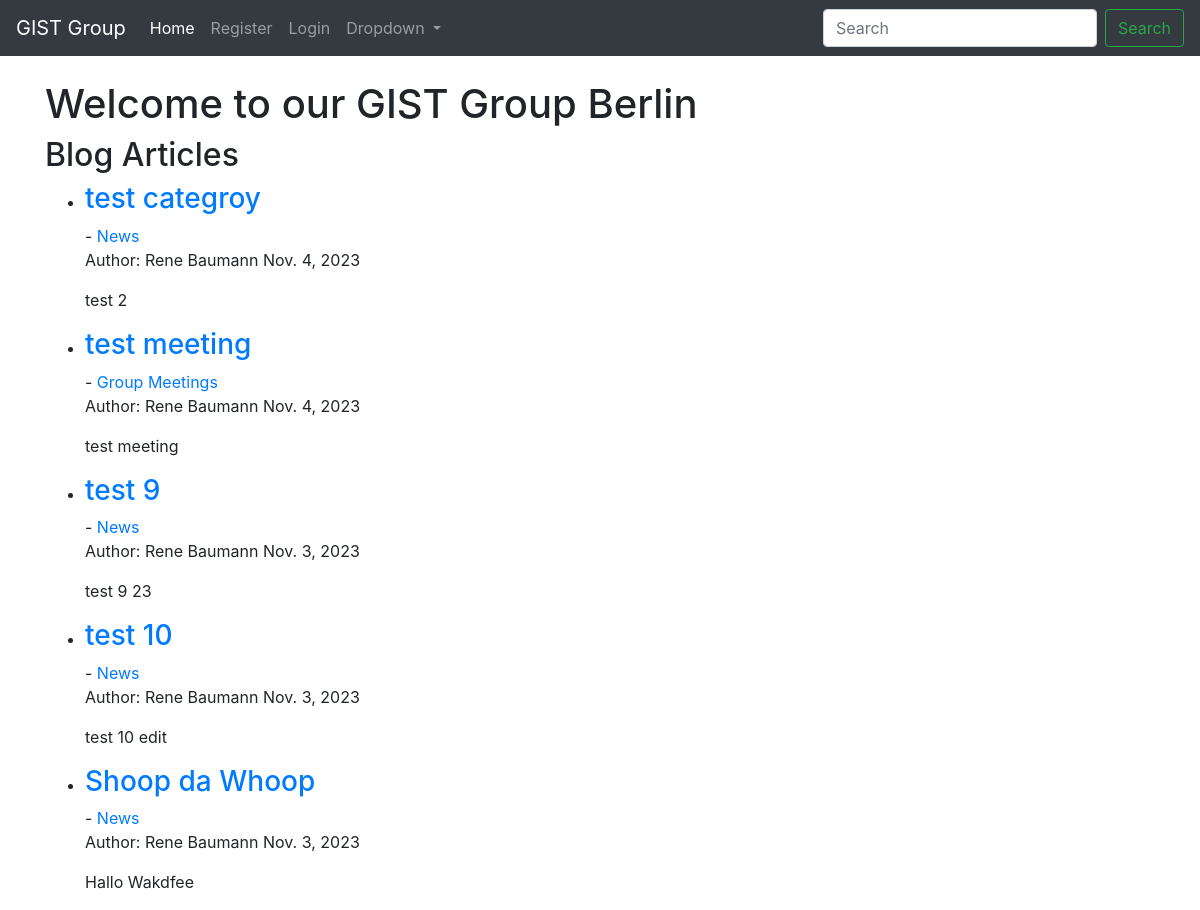
The page /blog/ on the database as committed earlier.
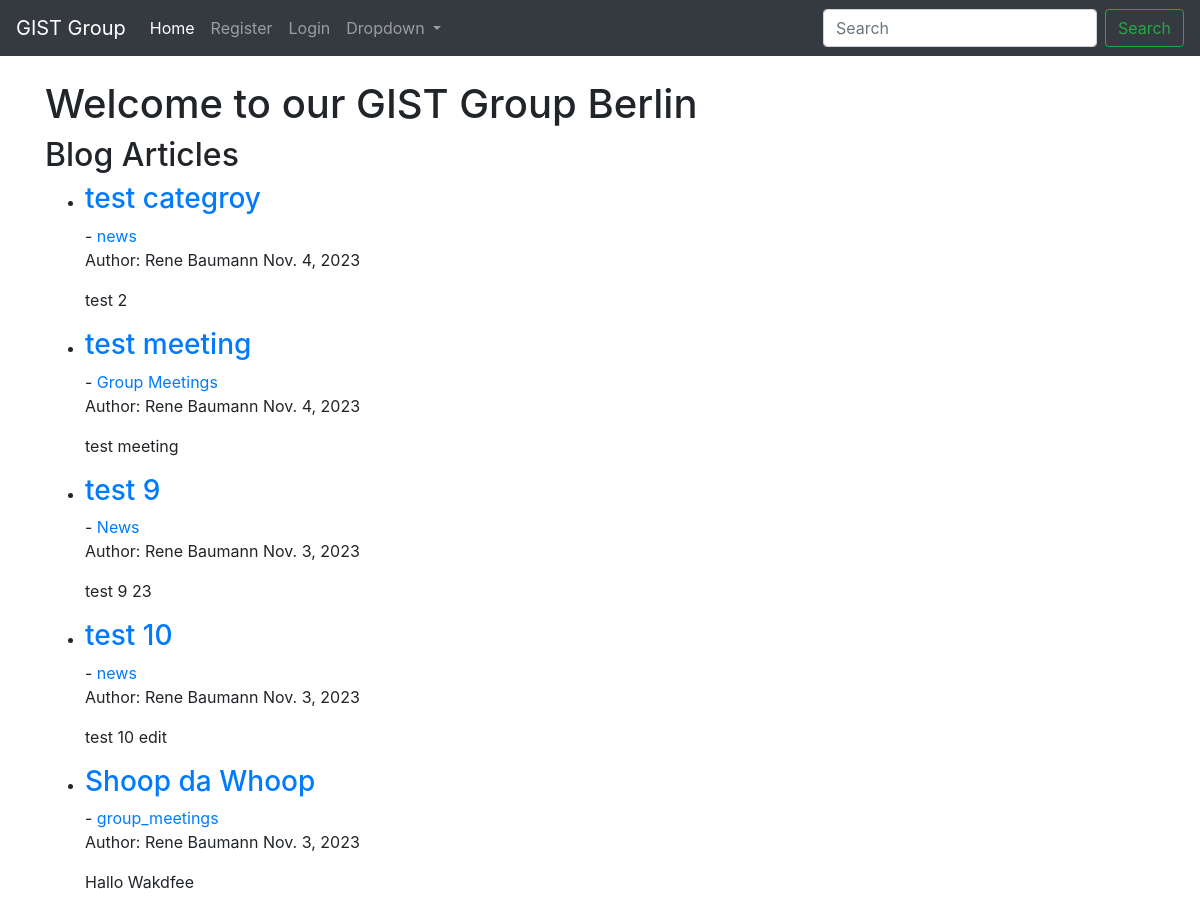
The same page on the database as committed later.
### blog/models.py (models this page shows, shortened)
class BlogPost(models.Model):
    title = models.CharField(max_length=200) # Title of the blog post
    content = models.TextField() # Content of the blog post
    author = models.ForeignKey(User, on_delete=models.CASCADE) # ForeignKey relationship with User model as the admin
    publication_date = models.DateField(auto_now_add=True) # Date the blog post was published
    category = models.CharField(max_length=200, default='news') # Category of the blog post

### blog/views.py (the view)
# urls.py: path('', BlogPostListView.as_view(), name='index'), # URL for listing all blog posts
class BlogPostListView(ListView):
    model = BlogPost
    template_name = 'index.html'
    context_object_name = 'posts' # Specify the variable name in the template context for the list of posts.
    ordering = ['-publication_date']

### blog/templates/index.html (shortened to what this page needs)
{% extends 'base.html' %}
{% block content %}
<!DOCTYPE html>
<html lang="en">
<head>
</head>
<body>
    <h1>Welcome to our GIST Group Berlin</h1>
    <h2>Blog Articles</h2>
    <ul>
        {% for post in posts %}
        <li>
            <h3><a href="{% url 'post_detail' pk=post.pk %}">{{ post.title }}</a></h3> - <a href="{% url 'category' post.category|slugify %}">{{ post.category }}</a>
            <p>
                Author: {{ post.author.first_name }} {{ post.author.last_name }}
                {{ post.publication_date }}
            <p>{{ post.content }}</p>
        </li>
        {% empty %}
        <li>No blog posts available.</li>
        {% endfor %}
    </ul>
</body>
</html>
{% endblock %}

Rows that differ between the two databases and show on the page:
changed BlogPost "test categroy": category "News" → "news"
changed BlogPost "test 10": category "News" → "news"
changed BlogPost "Shoop da Whoop": category "News" → "group_meetings"
